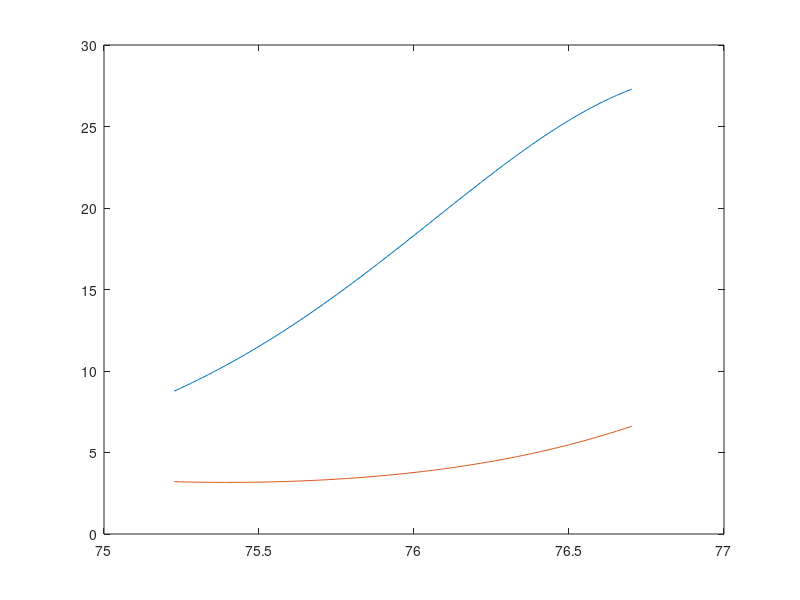

Here is the MATLAB script that generated this plot: (Note: this script raises an error after producing the figure.)

function main()
    fun = @trigbasic;
    size = 2;
    tstart=-100;
    tend=100;
    y0start=1;
    y0end=100;
    events=@eventsbasic;
    mass=[];
    
    choices={'tol','refine','nonnegative','step'};
    fileID = fopen('test.txt','w');
    execute_test(fun,size,tstart,tend,y0start,y0end,events,mass,choices,fileID)
    
    
%     choices={};
%     fileID = fopen('basictest.txt','w');
%     execute_test(fun,size,tstart,tend,y0start,y0end,events,mass,choices,fileID)
%     
%     choices={'tol'};
%     fileID = fopen('toltest.txt','w');
%     execute_test(fun,size,tstart,tend,y0start,y0end,events,mass,choices,fileID)
%     
%     choices={'refine'};
%     fileID = fopen('refinetest.txt','w');
%     execute_test(fun,size,tstart,tend,y0start,y0end,events,mass,choices,fileID)
%     
%     choices={'nonnegative'};
%     fileID = fopen('nntest.txt','w');
%     execute_test(fun,size,tstart,tend,y0start,y0end,events,mass,choices,fileID)
%     
%     choices={'step'};
%     fileID = fopen('basic.txt','w');
%     execute_test(fun,size,tstart,tend,y0start,y0end,events,mass,choices,fileID)
%     
%     choices={'events'};
%     fileID = fopen('eventstest.txt','w');
%     execute_test(fun,size,tstart,tend,y0start,y0end,events,mass,choices,fileID)
%     
%     choices={'massmatrix'};
%     fileID = fopen('massmatrixtest.txt','w');
%     execute_test(fun,size,tstart,tend,y0start,y0end,events,mass,choices,fileID)
%     
%     choices={};
%     fileID = fopen('alltest.txt','w');
%     execute_test(fun,size,tstart,tend,y0start,y0end,events,mass,choices,fileID)
    
end

function execute_test(fun,size,tstart,tend,y0start,y0end,events,mass,choices,textfile)
    succ = false;
    while ~succ
        [y0,tspan]=randInput(size,tstart,tend,y0start,y0end);
        options = odeset();
        te=[];
        ye=[];
        ie=[];
        if any(strcmp(choices,'tol'))
            options = randTol(options,y0);
        end
        if any(strcmp(choices,'refine'))
            options = randRefine(options);
        end
        if any(strcmp(choices,'nonnegative'))
            options = randNN(options,y0);
        end
        if any(strcmp(choices,'step'))
            options = randStep(options);
        end
        if any(strcmp(choices,'events'))
            options = odeset(options,'Events',events);
        end
        if any(strcmp(choices,'massmatrix'))
            options = randMatrix(options,y0);
        end
        if any(strcmp(choices,'massfunctime'))
            options = odeset(options,'Events',mass,'MStateDependence','none');
        end
        if any(strcmp(choices,'massfuncstate'))
            options = odeset(options,'Mass',mass,'MStateDependence','weak');
        end
        try
            if any(strcmp(choices,'events'))
                [t,y,te,ye,ie]=ode45(fun,tspan,y0,options);
            else
                [t,y]=ode45(fun,tspan,y0,options)
            end
            sol=ode45(fun,tspan,y0,options)
            succ = true;
        catch
            warning('Test failed');
        end
    end
    plot(t,y)
    writetext(textfile,sol,tspan,y0,t,y,te,ye,ie);
end



%%
%
%   Write your functions/mass functions here
%
%

function dydt = cosbasic(t,y)
    dydt=[cos(t);2*cos(t)];
end

function dydt = trigbasic(t,y)
    dydt = [y(1)*cos(t);y(2)*sin(t)];
end

function [value,isterminal,direction] = eventsbasic(t,y)
    value = [y(1),y(2)];
    isterminal = [1,0];
    direction = [1,-1];
end

%%



%%
function [y0,tspan] = randInput(size,start,en,y0start,y0end)
    bool = [0,1];
    y0exponent = zeros(1,floor(log10(y0end/y0start))+1);
    y0exponent(1) = y0start;
    for i = 2:length(y0exponent)
        y0exponent(i) = y0exponent(i-1)*10;
    end
    y0=zeros(size,1);
    for i=1:size
        y0(i) = rand * randsample(y0exponent,1);
    end
    if randsample(bool,1)
        t0= start + (en-start) .* rand;
        tend = t0 +(en-t0) .* rand;
        tspan = [t0,tend];
    elseif randsample(bool,1)
        t0= start + (en-start) .* rand;
        tend = t0 +(en-t0) .* rand;
        space = 1/ (50 + (1000-50) *rand);
        tspan = [t0:space:tend];
    else
        t0= start + (en-start) .* rand;
        tend = t0 +(en-t0) .* rand;
        space = 1 / (50 + (1000-50) *rand);
        num = round((tend-t0)/space);
        tspan=sort(rand(1,num)*(tend-t0) + t0);
        
    end
end

function option = randTol(opt,y0)
    bool = [0,1];
    absexponent = [1e-10,1e-9,1e-8,1e-7,1e-6,1e-5,1e-4,1e-3];
    relexponent = [1e-8,1e-7,1e-6,1e-5,1e-4,1e-3,1e-2,1e-1,1];
    randNorm=randsample(bool,1);
    if randNorm
        option=odeset(opt,'NormControl','on');
    else
        option=odeset(opt,'NormControl','off');
    end
    absArray=randsample(bool,1);
    if absArray && ~randNorm
        %randAbs=rand*randsample(absexponent,1);
        randAbs=rand(1,length(y0)).*randsample(absexponent,1)
    else
        randAbs=rand*randsample(absexponent,1);
    end
    option=odeset(option,'AbsTol',randAbs);
    option=odeset(option,'RelTol',rand*randsample(relexponent,1));
end

function option = randRefine(opt)
    option = odeset(opt,'Refine',floor(1 + 20 * rand));
end

function option = randNN(opt,y0)
    bool = [0,1];
    size = length(y0);
    index = [];
    for i = 1:size
        if randsample(bool,1)
            index = [index, i];
        end
    end
    option = odeset(opt,'NonNegative',index);
end

function option = randStep(opt)
    maxexponent = [1e-3,1e-2,1e-1,1,10];
    initexponent = [1e-5,1e-4,1e-3,1e-2,1e-1,1];
    option=odeset(opt,'MaxStep',rand*randsample(maxexponent,1));
    option=odeset(option,'InitialStep',rand*randsample(initexponent,1));
end


function option = randMatrix(opt,y0)
    massexponent = [1e-1,1,1e1];
    size = length(y0);
    mat = zeros(size,size);
    for i = 1:size
        for j = 1:size
            mat(i,j)=rand*randsample(massexponent,1);
        end
    end
    option = odeset(opt,'Mass',mat);
end


%%

%%

function writetext(fileID,sol,tspan,y0,t,y,te,ye,ie)
    
    %Inputs
    fprintf(fileID,'Function:');
    fprintf(fileID,'%s',func2str(sol.extdata.odefun));
    fprintf(fileID,' ');
    fprintf(fileID,'Tspan:');
    fprintf(fileID,'%.15f#',tspan);
    fprintf(fileID,' ');
    fprintf(fileID,'Y0:');
    fprintf(fileID,'%.15f#',y0);
    fprintf(fileID,' ');
    fprintf(fileID,'Varargin:');
    fprintf(fileID,'%.15f#',string(sol.extdata.varargin));
    fprintf(fileID,' ');
    
    %Options
    fprintf(fileID,'RelTol:');
    fprintf(fileID,'%.15f',sol.extdata.options.RelTol);
    fprintf(fileID,' ');
    fprintf(fileID,'AbsTol:');
    fprintf(fileID,'%.15f#',sol.extdata.options.AbsTol);
    fprintf(fileID,' ');
    fprintf(fileID,'NormControl:');
    fprintf(fileID,'%s',sol.extdata.options.NormControl);
    fprintf(fileID,' ');
    fprintf(fileID,'Refine:');
    fprintf(fileID,'%d',sol.extdata.options.Refine);
    fprintf(fileID,' ');
    fprintf(fileID,'Stats:');
    fprintf(fileID,'%s',sol.extdata.options.Stats);
    fprintf(fileID,' ');
    fprintf(fileID,'NonNegative:');
    fprintf(fileID,'%d#',sol.extdata.options.NonNegative);
    fprintf(fileID,' ');
    fprintf(fileID,'Events:');
    if isa(sol.extdata.options.Events,'function_handle')
        fprintf(fileID,'%s',func2str(sol.extdata.options.Events));
    end
    fprintf(fileID,' ');
    fprintf(fileID,'MaxStep:');
    fprintf(fileID,'%.15f',sol.extdata.options.MaxStep);
    fprintf(fileID,' ');
    fprintf(fileID,'InitialStep:');
    fprintf(fileID,'%.15f',sol.extdata.options.InitialStep);
    fprintf(fileID,' ');
    fprintf(fileID,'Mass:');
    if isa(sol.extdata.options.Mass,'function_handle')
        fprintf(fileID,'%s',func2str(sol.extdata.options.Mass));
    else
        fprintf(fileID,'%.15f#',sol.extdata.options.Mass);
    end
    fprintf(fileID,' ');
    fprintf(fileID,'MStateDependence:');
    fprintf(fileID,'%s',sol.extdata.options.MStateDependence);
    fprintf(fileID,' ');

    %Output
    fprintf(fileID,'Tout:');
    fprintf(fileID,'%.15f#',t);
    fprintf(fileID,' ');
    fprintf(fileID,'Yout:');
    fprintf(fileID,'%.15f#',y);
    fprintf(fileID,' ');
    fprintf(fileID,'Nsteps:');
    fprintf(fileID,'%d',sol.stats.nsteps);
    fprintf(fileID,' ');
    fprintf(fileID,'Nfailed:');
    fprintf(fileID,'%d',sol.stats.nfailed);
    fprintf(fileID,' ');
    fprintf(fileID,'Nfevals:');
    fprintf(fileID,'%d',sol.stats.nfevals);
    fprintf(fileID,' ');
    fprintf(fileID,'Teout:');
    if isa(sol.extdata.options.Events,'function_handle')
        fprintf(fileID,'%.15f#',te);
    end
    fprintf(fileID,' ');
    fprintf(fileID,'Yeout:');
    if isa(sol.extdata.options.Events,'function_handle')
        fprintf(fileID,'%.15f#',ye);
    end
    fprintf(fileID,' ');
    fprintf(fileID,'Ieout:');
    if isa(sol.extdata.options.Events,'function_handle')
        fprintf(fileID,'%d#',ie);
    end
    fprintf(fileID,'\n');
    
end
